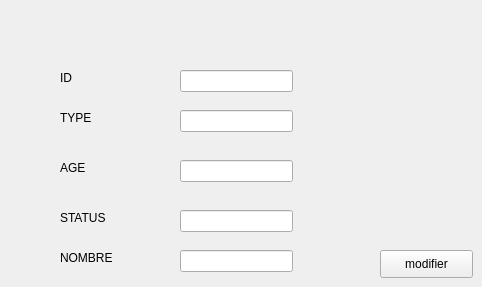
        <widget class="QWidget" name="tab_21">
         <attribute name="title">
          <string>modifier un animaux</string>
         </attribute>
         <widget class="QLineEdit" name="le_type_2">
          <property name="geometry">
           <rect>
            <x>180</x>
            <y>110</y>
            <width>113</width>
            <height>22</height>
           </rect>
          </property>
         </widget>
         <widget class="QLineEdit" name="le_status_2">
          <property name="geometry">
           <rect>
            <x>180</x>
            <y>210</y>
            <width>113</width>
            <height>22</height>
           </rect>
          </property>
         </widget>
         <widget class="QLineEdit" name="le_age_2">
          <property name="geometry">
           <rect>
            <x>180</x>
            <y>160</y>
            <width>113</width>
            <height>22</height>
           </rect>
          </property>
         </widget>
         <widget class="QLabel" name="label_63">
          <property name="geometry">
           <rect>
            <x>60</x>
            <y>160</y>
            <width>56</width>
            <height>16</height>
           </rect>
          </property>
          <property name="text">
           <string>AGE</string>
          </property>
         </widget>
         <widget class="QLineEdit" name="le_id_3">
          <property name="geometry">
           <rect>
            <x>180</x>
            <y>70</y>
            <width>113</width>
            <height>22</height>
           </rect>
          </property>
         </widget>
         <widget class="QLineEdit" name="le_nombre_2">
          <property name="geometry">
           <rect>
            <x>180</x>
            <y>250</y>
            <width>113</width>
            <height>22</height>
           </rect>
          </property>
         </widget>
         <widget class="QLabel" name="label_64">
          <property name="geometry">
           <rect>
            <x>60</x>
            <y>250</y>
            <width>56</width>
            <height>16</height>
           </rect>
          </property>
          <property name="text">
           <string>NOMBRE</string>
          </property>
         </widget>
         <widget class="QLabel" name="label_65">
          <property name="geometry">
           <rect>
            <x>60</x>
            <y>70</y>
            <width>56</width>
            <height>16</height>
           </rect>
          </property>
          <property name="text">
           <string>ID</string>
          </property>
         </widget>
         <widget class="QPushButton" name="pushButton_4">
          <property name="geometry">
           <rect>
            <x>380</x>
            <y>250</y>
            <width>93</width>
            <height>28</height>
           </rect>
          </property>
          <property name="text">
           <string>modifier</string>
          </property>
         </widget>
         <widget class="QLabel" name="label_66">
          <property name="geometry">
           <rect>
            <x>60</x>
            <y>210</y>
            <width>56</width>
            <height>16</height>
           </rect>
          </property>
          <property name="text">
           <string>STATUS</string>
          </property>
         </widget>
         <widget class="QLabel" name="label_67">
          <property name="geometry">
           <rect>
            <x>60</x>
            <y>110</y>
            <width>56</width>
            <height>16</height>
           </rect>
          </property>
          <property name="text">
           <string>TYPE</string>
          </property>
         </widget>
        </widget>
